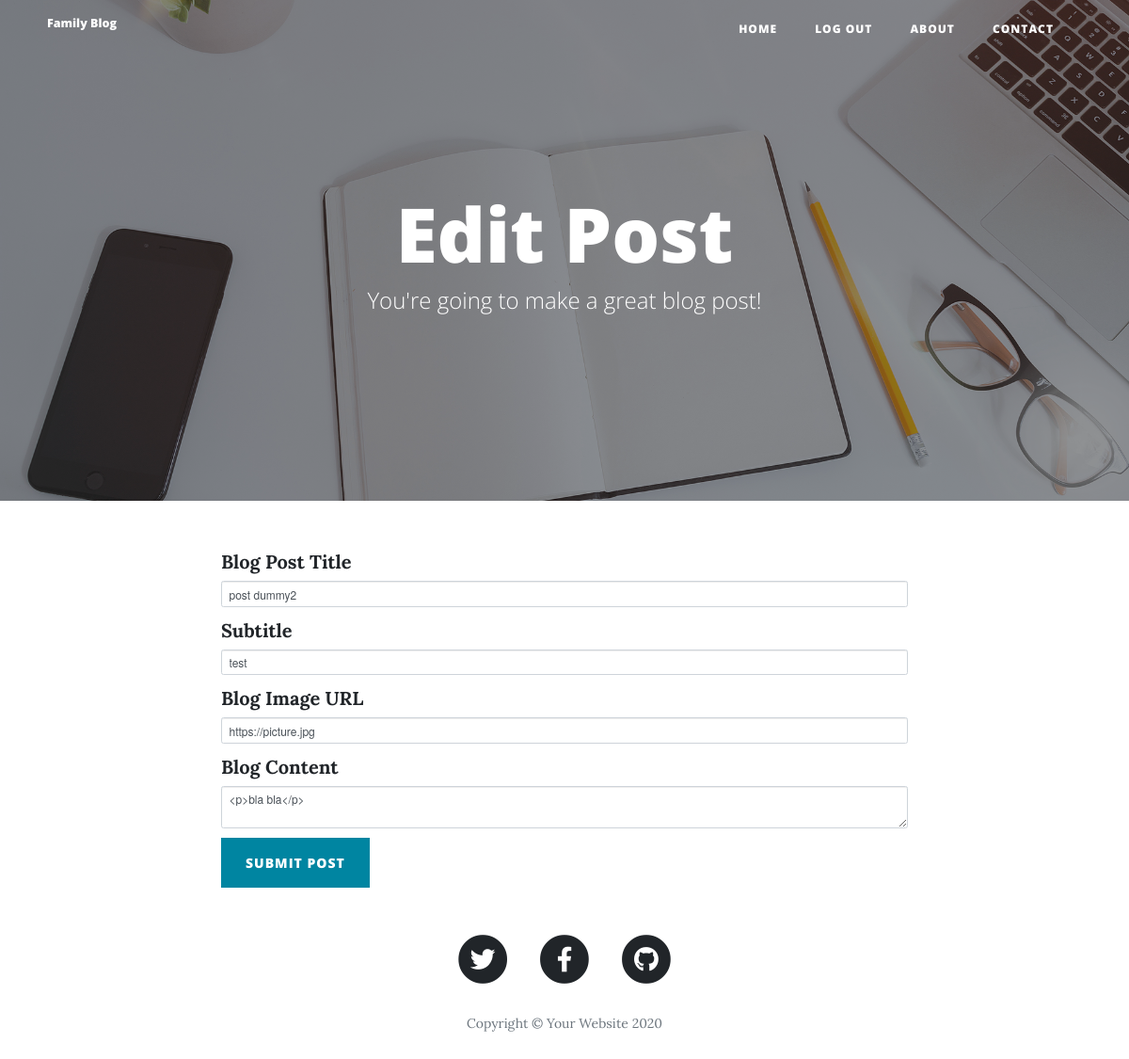
/edit-post/2 (signed in), run on the app's committed database.
### main.py (models this page shows)
class BlogPost(db.Model):
    __tablename__ = "blog_posts"
    id = db.Column(db.Integer, primary_key=True)
    author_id = db.Column(db.Integer, db.ForeignKey("user.id"))
    author = relationship("User", back_populates="posts")
    comments = relationship("Comment", back_populates="parent_post")
    title = db.Column(db.String(250), unique=True, nullable=False)
    subtitle = db.Column(db.String(250), nullable=False)
    date = db.Column(db.String(250), nullable=False)
    body = db.Column(db.Text, nullable=False)
    img_url = db.Column(db.String(250), nullable=False)

### main.py (the view, shortened to what this page needs)
@app.route("/edit-post/<int:post_id>", methods=['GET', 'POST'])
@admin_only
def edit_post(post_id):
    post = BlogPost.query.get(post_id)
    edit_form = CreatePostForm(
        title=post.title,
        subtitle=post.subtitle,
        img_url=post.img_url,
        body=post.body
    )
    return render_template("make-post.html", form=edit_form, is_edit=True)

### forms.py
class CreatePostForm(FlaskForm):
    title = StringField("Blog Post Title", validators=[DataRequired()])
    subtitle = StringField("Subtitle", validators=[DataRequired()])
    img_url = StringField("Blog Image URL", validators=[DataRequired(), URL()])
    body = CKEditorField("Blog Content", validators=[DataRequired()])
    submit = SubmitField("Submit Post")

### main.py (called while the page is built)
@login_manager.user_loader
def load_user(user_id):
    return User.query.get(int(user_id))

def admin_only(f):
    @wraps(f)
    def decorated_function(*args, **kwargs):
        if current_user.id not in ADMIN_LIST:
            return abort(403)
        return f(*args, **kwargs)
    return decorated_function

### templates/make-post.html (shortened to what this page needs)
{% extends 'bootstrap/base.html' %}
{% import "bootstrap/wtf.html" as wtf %}
{% block content %}
{% include "header.html" %}
  <header class="masthead" style="background-image: url('{{ url_for('static', filename='img/edit-bg.jpg')}}')">
    <div class="overlay"></div>
    <div class="container">
      <div class="row">
        <div class="col-lg-8 col-md-10 mx-auto">
          <div class="page-heading">
            {% if is_edit: %}
            <h1>Edit Post</h1>
            {% else: %}
            <h1>New Post</h1>
            {% endif %}
            <span class="subheading">You're going to make a great blog post!</span>
          </div>
        </div>
      </div>
    </div>
  </header>
  <div class="container">
    <div class="row">
      <div class="col-lg-8 col-md-10 mx-auto">
        {{ wtf.quick_form(form, novalidate=True, button_map={"submit": "primary"}) }}
      </div>
    </div>
  </div>
{% include "footer.html" %}
{% endblock %}

### data on the page
BlogPost: title "post dummy2", subtitle "test", img_url "https://picture.jpg", body "<p>bla bla</p>"
